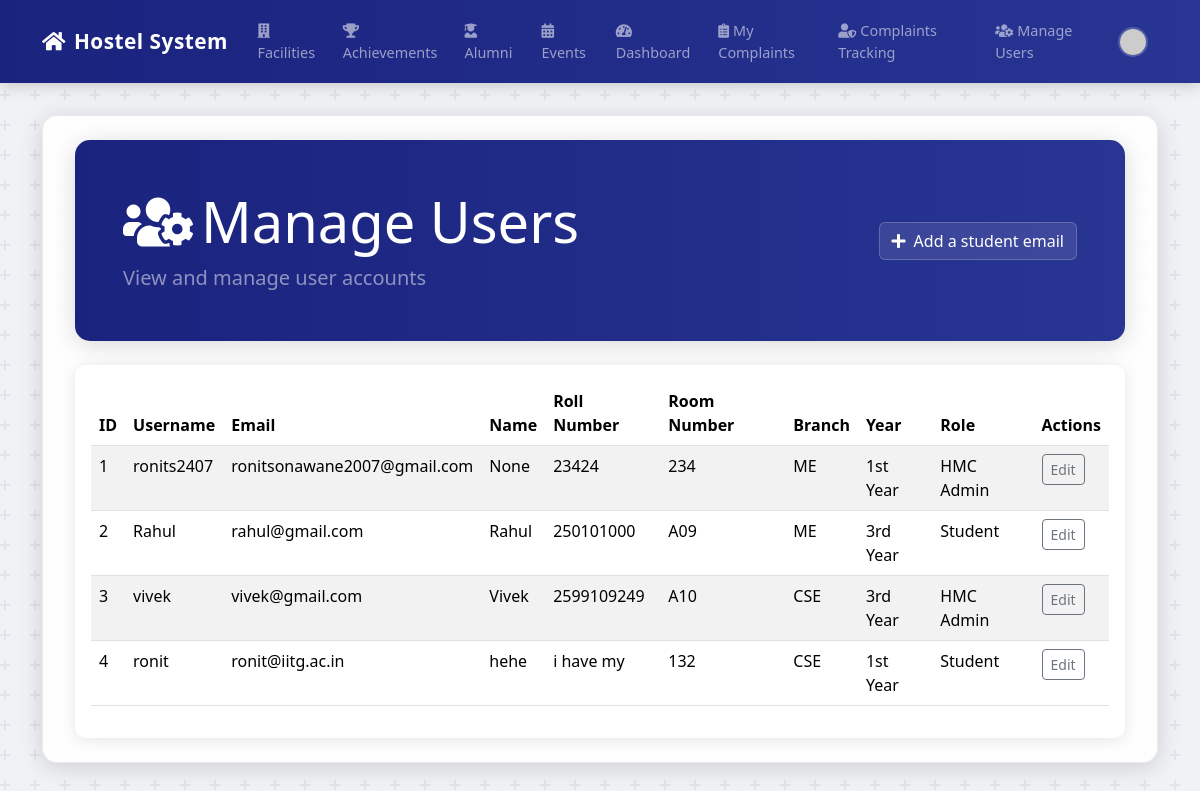
Before: /admin/users (signed in) with the older database file.
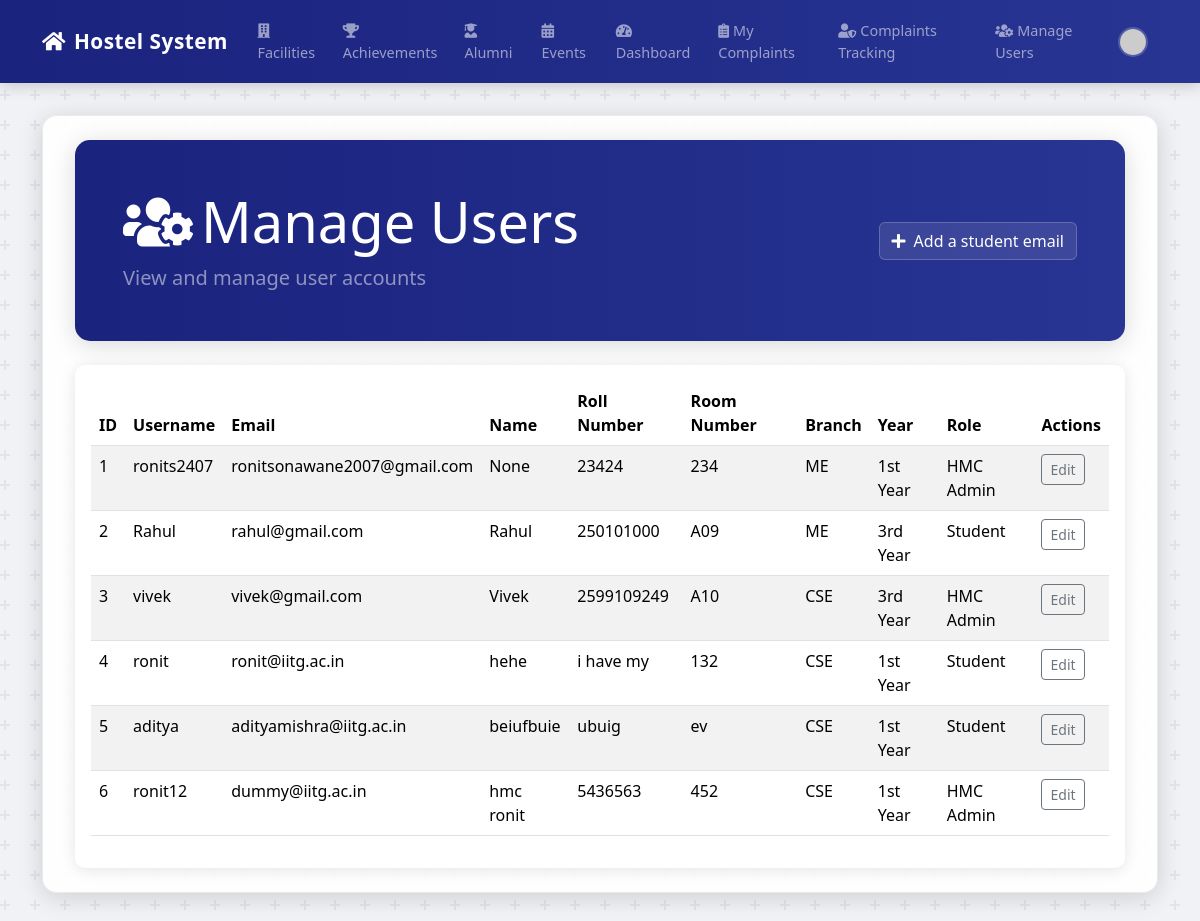
After: the same page with the newer database file.
### app.py (models this page shows)
class User(UserMixin, db.Model):
    id = db.Column(db.Integer, primary_key=True)
    username = db.Column(db.String(80), unique=True, nullable=False)
    email = db.Column(db.String(120), unique=True, nullable=False)
    password_hash = db.Column(db.String(128), nullable=False)
    role = db.Column(db.String(50), nullable=False, default='Student')
    name = db.Column(db.Text)
    roll_number = db.Column(db.Text)
    room_number = db.Column(db.Text)
    studying_year = db.Column(db.Text)  # Changed from Numeric to Text
    Branch = db.Column(db.Text)
    profile_pic_url = db.Column(db.Text)

### app.py (the view)
@app.route('/admin/users')
@login_required
@admin_required
def manage_users():
    users = User.query.all()
    return render_template('manage_users.html', title='Manage Users', users=users)

### app.py (called while the page is built)
def admin_required(f):
    @wraps(f)
    def decorated_function(*args, **kwargs):
        if not current_user.is_authenticated or current_user.role != 'HMC Admin':
            flash('You do not have permission to access this page.', 'danger')
            return redirect(url_for('home'))
        return f(*args, **kwargs)
    return decorated_function

@login_manager.user_loader
def load_user(user_id):
    return User.query.get(int(user_id))

### templates/manage_users.html (shortened to what this page needs)
{% extends "base.html" %}
{% block content %}
<div class="container-md py-4">
    <div class="dashboard-header mb-4">
        <div class="d-flex justify-content-between align-items-center">
            <div>
                <h1 class="display-4 text-white mb-2"><i class="fas fa-users-cog me-2"></i>Manage Users</h1>
                <p class="lead text-white-50 mb-0">View and manage user accounts</p>
            </div>
            <a href="{{ url_for('add_student') }}" class="btn btn-light">
                <i class="fas fa-plus me-2"></i>Add a student email
            </a>
        </div>
    </div>
    <div class="card">
        <div class="card-body">
            <div class="table-responsive">
                <table class="table table-striped">
                    <thead>
                        <tr>
                            <th>ID</th>
                            <th>Username</th>
                            <th>Email</th>
                            <th>Name</th>
                            <th>Roll Number</th>
                            <th>Room Number</th>
                            <th>Branch</th>
                            <th>Year</th>
                            <th>Role</th>
                            <th>Actions</th>
                        </tr>
                    </thead>
                    <tbody>
                        {% for user in users %}
                            <tr>
                                <td>{{ user.id }}</td>
                                <td>{{ user.username }}</td>
                                <td>{{ user.email }}</td>
                                <td>{{ user.name }}</td>
                                <td>{{ user.roll_number }}</td>
                                <td>{{ user.room_number }}</td>
                                <td>{{ user.Branch }}</td>
                                <td>{{ user.studying_year }}</td>
                                <td>{{ user.role }}</td>
                                <td>
                                    <a href="{{ url_for('edit_user', user_id=user.id) }}" class="btn btn-sm btn-outline-secondary">Edit</a>
                                </td>
                            </tr>
                        {% endfor %}
                    </tbody>
                </table>
            </div>
        </div>
    </div>
</div>
{% endblock %}

### templates/base.html (shortened to what this page needs)
<!doctype html>
<html lang="en">
<head>
    <link href="https://cdn.jsdelivr.net/npm/bootstrap@5.3.3/dist/css/bootstrap.min.css" rel="stylesheet">
    <link rel="stylesheet" href="https://cdnjs.cloudflare.com/ajax/libs/font-awesome/5.15.4/css/all.min.css">
</head>
<body>
    <nav class="navbar navbar-expand-lg navbar-dark">
        <div class="container">
            <a class="navbar-brand" href="{{ url_for('home') }}">
                <i class="fas fa-home me-2"></i>Hostel System
            </a>
            <div class="collapse navbar-collapse" id="navbarNav">
                <ul class="navbar-nav ms-auto align-items-center">
                    <li class="nav-item"><a class="nav-link" href="{{ url_for('facilities') }}"><i class="fas fa-building me-1"></i>Facilities</a></li>
                    <li class="nav-item"><a class="nav-link" href="{{ url_for('achievements') }}"><i class="fas fa-trophy me-1"></i>Achievements</a></li>
                    <li class="nav-item"><a class="nav-link" href="{{ url_for('alumni') }}"><i class="fas fa-user-graduate me-1"></i>Alumni</a></li>
                    {% if current_user.is_authenticated %}
                        <li class="nav-item"><a class="nav-link" href="{{ url_for('events') }}"><i class="fas fa-calendar-alt me-1"></i>Events</a></li>
                        <li class="nav-item"><a class="nav-link" href="{{ url_for('dashboard') }}"><i class="fas fa-tachometer-alt me-1"></i>Dashboard</a></li>
                        <li class="nav-item"><a class="nav-link" href="{{ url_for('my_complaints') }}"><i class="fas fa-clipboard-list me-1"></i>My Complaints</a></li>
                        {% if current_user.role == 'HMC Admin' %}
                            <li class="nav-item"><a class="nav-link" href="{{ url_for('admin_complaints') }}"><i class="fas fa-user-shield me-1"></i>Complaints Tracking</a></li>
                            <li class="nav-item"><a class="nav-link" href="{{ url_for('manage_users') }}"><i class="fas fa-users-cog me-1"></i>Manage Users</a></li>
                        {% endif %}
                        <li class="nav-item dropdown">
                            <a class="nav-link pe-0" href="#" id="profileDropdown" role="button" data-bs-toggle="dropdown">
                                {% if current_user.profile_pic_url %}
                                    <img src="{{ current_user.profile_pic_url }}"
                                         alt="Profile"
                                         class="rounded-circle profile-pic"
                                         onerror="this.src='https://ui-avatars.com/api/?name={{ current_user.name|default(current_user.username, true) }}&background=random&color=fff&size=128'">
                                {% else %}
                                    <img src="https://ui-avatars.com/api/?name={{ current_user.name|default(current_user.username, true) }}&background=random&color=fff&size=128"
                                         alt="Profile"
                                         class="rounded-circle profile-pic">
                                {% endif %}
                            </a>
                        </li>
                    {% else %}
                        <li class="nav-item"><a class="nav-link" href="{{ url_for('login') }}"><i class="fas fa-sign-in-alt me-1"></i>Login</a></li>
                        <li class="nav-item"><a class="nav-link" href="{{ url_for('register') }}"><i class="fas fa-user-plus me-1"></i>Register</a></li>
                    {% endif %}
                </ul>
            </div>
        </div>
    </nav>
    <main class="container mt-4">
        {% block content %}{% endblock %}
    </main>
</body>
</html>

### templates/base.html (style rules this page uses)
body { background-color: #f0f2f5; }
.container-md { background-color: rgba(255, 255, 255, 0.92); border-radius: 15px; box-shadow: 0 4px 25px rgba(0, 0, 0, 0.15); padding: 2rem; margin-top: 2rem; margin-bottom: 2rem; border: 1px solid rgba(0,0,0,0.08); }
.navbar { box-shadow: 0 2px 15px rgba(0,0,0,0.2); padding: 0.75rem 1rem; }
.navbar-brand { font-weight: 600; font-size: 1.3rem; letter-spacing: 0.5px; }
.nav-link { font-weight: 500; padding: 0.5rem 0.75rem !important; margin: 0 0.1rem; border-radius: 4px; transition: all 0.3s ease; font-size: 0.9rem; }
.dashboard-header, .hero-section { border-radius: 10px; position: relative; overflow: hidden; }
.profile-pic { width: 30px; height: 30px; object-fit: cover; border: 2px solid rgba(255,255,255,0.2); transition: all 0.3s ease; }
.navbar .container { position: relative; padding-right: 0.5rem; }
.nav-item.dropdown { position: static; }
@media (min-width: 992px) { .nav-item.dropdown { position: relative; } }

### templates/manage_users.html (style rules this page uses)
.dashboard-header { padding: 3rem; border-radius: 15px; position: relative; overflow: hidden; box-shadow: 0 4px 25px rgba(0, 0, 0, 0.15); }
.card { border: none; box-shadow: 0 2px 15px rgba(0,0,0,0.1); border-radius: 10px; }
.btn-light { background: rgba(255, 255, 255, 0.1); border: 1px solid rgba(255, 255, 255, 0.2); color: white; transition: all 0.3s ease; }

Changed rows visible on the page:
added User: id "5", username "aditya", email "adityamishra@iitg.ac.in", name "beiufbuie", roll_number "ubuig", room_number "ev", Branch "CSE", studying_year "1st Year", role "Student"
added User: id "6", username "ronit12", email "dummy@iitg.ac.in", name "hmc ronit", roll_number "5436563", room_number "452", Branch "CSE", studying_year "1st Year", role "HMC Admin"
